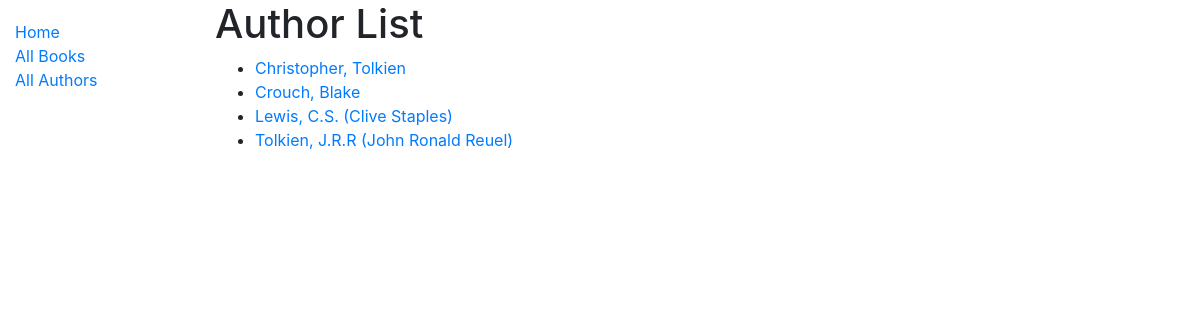
Screenshot of /catalog/authors/ with the database file from the repository.
### catalog/models.py (models this page shows, shortened)
class Author(models.Model):
	first_name = models.CharField(max_length=100)
	last_name = models.CharField(max_length=100)
	date_of_birth = models.DateField(null=True, blank=True)
	date_of_death = models.DateField('Died', null=True, blank=True)
	def get_absolute_url(self):
		return reverse('author-detail', args=[str(self.id)])
	class Meta:
		ordering = ['last_name', 'first_name']

### catalog/views.py (the view)
# urls.py: path('authors/', views.AuthorListView.as_view(), name='authors'),
class AuthorListView(generic.ListView):
	model = Author

### catalog/templates/catalog/author_list.html
{% extends "base_generic.html" %}
{% block content %}
  <h1>Author List</h1>
  {% if author_list %}
  <ul>
    {% for author in author_list %}
      <li>
        <a href="{{ author.get_absolute_url }}"> {{ author.last_name }}, {{ author.first_name}} </a>
      </li>
    {% endfor %}
  </ul>
  {% else %}
    <p>There are no authors in the library.</p>
  {% endif %}
{% endblock %}

### rows the page displays
Author: last_name "Christopher", first_name "Tolkien"
Author: last_name "Crouch", first_name "Blake"
Author: last_name "Lewis", first_name "C.S. (Clive Staples)"
Author: last_name "Tolkien", first_name "J.R.R (John Ronald Reuel)"
